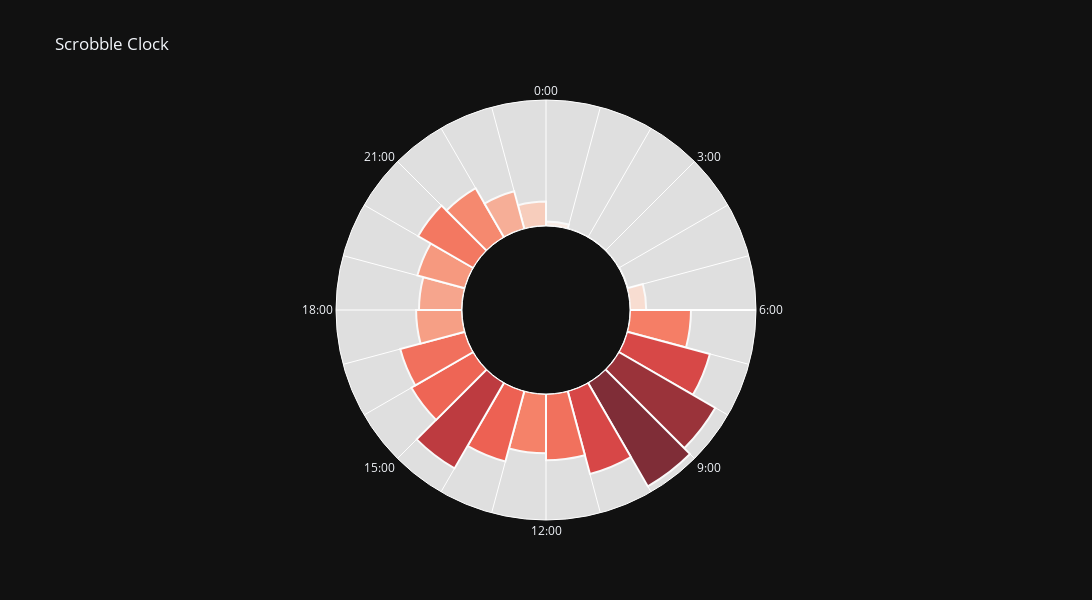

The notebook cell saved with this chart:
### Code cell
r = new_df_counts['counts'].tolist()
theta = (new_df_counts['hour'].values * 15) - 7.5
width = [15]*24

ticktexts = [f'{i}:00' if i % 3 == 0 else '' for i in np.arange(24)]

fig = go.Figure(go.Barpolar(
    r=r,
    theta=theta,
    width=width,
    marker_color=new_df_counts['counts'],
    marker_colorscale='reds',
    marker_line_color="white",
    marker_line_width=2,
    opacity=0.8
))

fig.update_layout(
    title="Scrobble Clock",
    template='plotly_dark',
    autosize=False,
    width=1300,
    height=600,
    polar=dict(
        hole=0.4,
        bgcolor='rgb(223, 223,223)',
        radialaxis=dict(
            showticklabels=False,
            ticks='',
            linewidth=2,
            linecolor='white',
            showgrid=False,
        ),
        angularaxis=dict(
            tickvals=np.arange(0,360,15),
            ticktext=ticktexts,
            showline=True,
            direction='clockwise',
            period=24,
            linecolor='white',
            gridcolor='white',
            showticklabels=True,
            ticks=''
        )
    )
)

fig.show()

### Figure 1 — Plotly figure (JSON) as saved in the notebook; plotly's stock layout.template omitted (floating-point values rounded to 4 significant figures)
{"data": [{"marker": {"color": [1447, 263, 8, 14, 2, 37, 962, 3617, 5082, 6619, 7099, 5089, 3933, 3521, 4325, 5867, 4234, 3968, 2722, 2551, 2917, 3780, 3361, 2308], "colorscale": [[0, "rgb(255,245,240)"], [0.125, "rgb(254,224,210)"], [0.25, "rgb(252,187,161)"], [0.375, "rgb(252,146,114)"], [0.5, "rgb(251,106,74)"], [0.625, "rgb(239,59,44)"], [0.75, "rgb(203,24,29)"], [0.875, "rgb(165,15,21)"], [1, "rgb(103,0,13)"]], "line": {"color": "white", "width": 2}}, "opacity": 0.8, "r": [1447, 263, 8, 14, 2, 37, 962, 3617, 5082, 6619, 7099, 5089, 3933, 3521, 4325, 5867, 4234, 3968, 2722, 2551, 2917, 3780, 3361, 2308], "theta": [-7.5, 7.5, 22.5, 37.5, 52.5, 67.5, 82.5, 97.5, 112.5, 127.5, 142.5, 157.5, 172.5, 187.5, 202.5, 217.5, 232.5, 247.5, 262.5, 277.5, 292.5, 307.5, 322.5, 337.5], "type": "barpolar", "width": [15, 15, 15, 15, 15, 15, 15, 15, 15, 15, 15, 15, 15, 15, 15, 15, 15, 15, 15, 15, 15, 15, 15, 15]}], "layout": {"autosize": false, "height": 600, "polar": {"angularaxis": {"direction": "clockwise", "gridcolor": "white", "linecolor": "white", "period": 24, "showline": true, "showticklabels": true, "ticks": "", "ticktext": ["0:00", "", "", "3:00", "", "", "6:00", "", "", "9:00", "", "", "12:00", "", "", "15:00", "", "", "18:00", "", "", "21:00", "", ""], "tickvals": [0, 15, 30, 45, 60, 75, 90, 105, 120, 135, 150, 165, 180, 195, 210, 225, 240, 255, 270, 285, 300, 315, 330, 345]}, "bgcolor": "rgb(223, 223,223)", "hole": 0.4, "radialaxis": {"linecolor": "white", "linewidth": 2, "showgrid": false, "showticklabels": false, "ticks": ""}}, "title": {"text": "Scrobble Clock"}, "width": 1300}}
